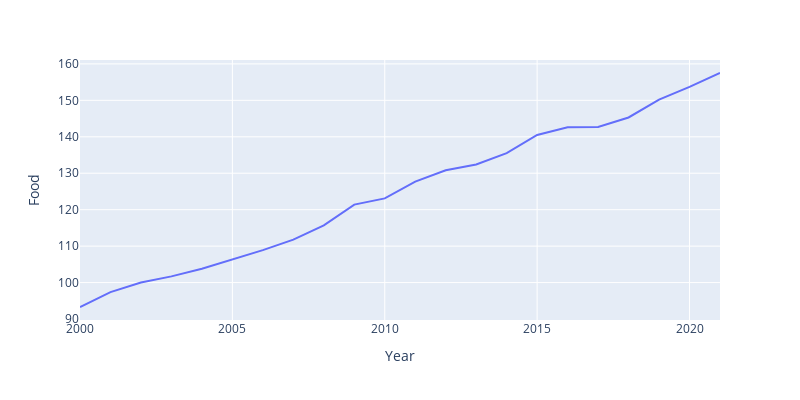

The notebook cell this image was saved under:
### Markdown cell above
<span style="color:DarkOliveGreen;font-weight:700;font-size:25px">
    Plotly
</span>

### Code cell
# Using plotly express
import plotly.express as px

fig = px.line(df, x='Year', y="Food", width=800, height=400)
fig.show()

### Figure 1 — Plotly figure (JSON) as saved in the notebook; plotly's stock layout.template omitted (floating-point values rounded to 4 significant figures)
{"data": [{"hovertemplate": "Year=%{x}<br>Food=%{y}<extra></extra>", "legendgroup": "", "line": {"color": "#636efa", "dash": "solid"}, "mode": "lines", "name": "", "orientation": "v", "showlegend": false, "type": "scatter", "x": [2000, 2001, 2002, 2003, 2004, 2005, 2006, 2007, 2008, 2009, 2010, 2011, 2012, 2013, 2014, 2015, 2016, 2017, 2018, 2019, 2020, 2021], "xaxis": "x", "y": [93.3, 97.4, 100, 101.7, 103.8, 106.4, 108.9, 111.8, 115.7, 121.4, 123.1, 127.7, 130.8, 132.4, 135.5, 140.5, 142.6, 142.7, 145.3, 150.2, 153.7, 157.5], "yaxis": "y"}], "layout": {"height": 400, "legend": {"tracegroupgap": 0}, "margin": {"t": 60}, "width": 800, "xaxis": {"anchor": "y", "autorange": true, "domain": [0, 1], "range": [2000, 2021], "title": {"text": "Year"}, "type": "linear"}, "yaxis": {"anchor": "x", "autorange": true, "domain": [0, 1], "range": [89.73, 161.1], "title": {"text": "Food"}, "type": "linear"}}}
